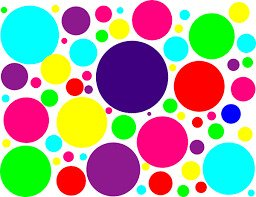
#> input picture sample1.jpg, 256 x 197 px
$ jupyter execute IP_L1.ipynb
#> lines starting #> are read from the running program, lines starting #| are printed output that depends on the picture; after the words box and inside, x2 and y2 are one past the last pixel; in counts of white or black regions, pixels touching at a corner belong together
[cell 1]
from skimage import io
import numpy as np
from matplotlib import pyplot as plt
my_image = io.imread('sample1.jpg')
#> my_image is the input picture: shape (197, 256, 3); mean R, G, B 166.3, 164.7, 153.2
print(my_image)
#> (printed output is left out)
plt.imshow(my_image)
print(my_image.shape)
#| (197, 256, 3)
print(my_image.size)
#| 151296
print(type(my_image))
#| <class 'numpy.ndarray'>
print(my_image.min(), my_image.max())
#| 0 255

[cell 2]
random_image = np.random.random([500,500])
plt.imshow(random_image)
print(random_image)
print(random_image.min(), random_image.max())
print(random_image.shape)
print(random_image.size)
print(type(random_image))
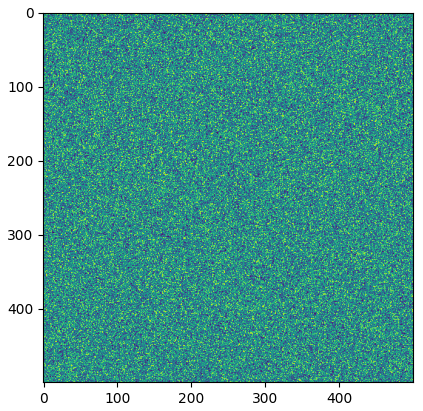
#> figure drawn by matplotlib, 1 panel

[cell 3]
from skimage import img_as_float
my_float_image = img_as_float(my_image)
print(my_float_image.min(), my_float_image.max())
#| 0.0 1.0

[cell 4]
from skimage import img_as_int
my_int_img = img_as_int(random_image)
plt.imshow(my_int_img)
print(my_int_img)
print(my_int_img.min(), my_int_img.max())
print(my_int_img.shape)
print(my_int_img.size)
print(type(my_int_img))

[cell 5]
my_image[10:50, 10:40, :] = [160,70,225]
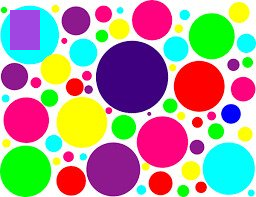
#> my_image: shape (197, 256, 3); 2.38% of pixels changed, all inside (x1, y1, x2, y2) = (10, 10, 40, 50)
plt.imshow(my_image)
